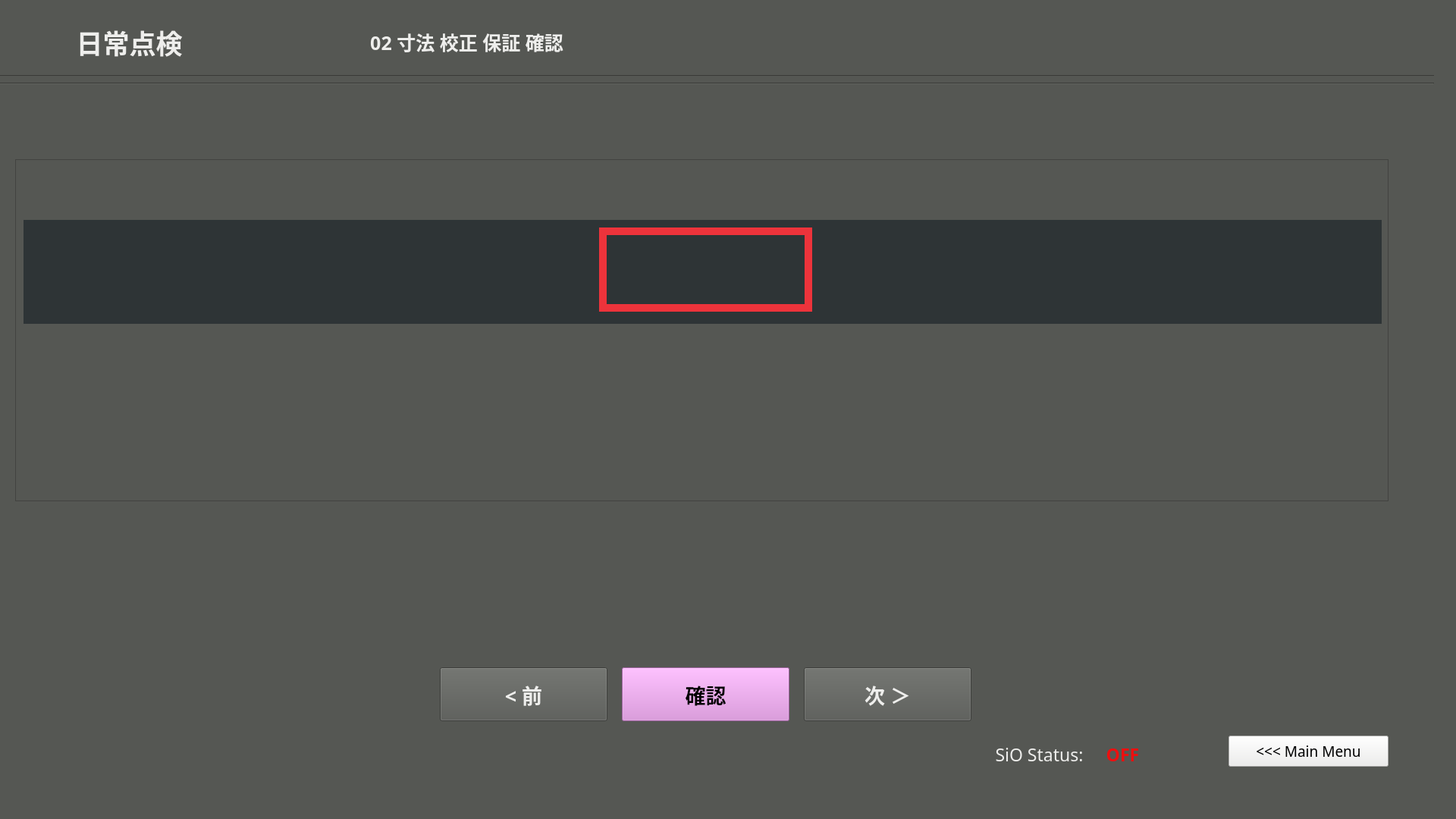
<?xml version="1.0" encoding="UTF-8"?>
<ui version="4.0">
 <class>dailytenken1_clippitch</class>
 <widget class="QMainWindow" name="dailytenken1_clippitch">
  <property name="enabled">
   <bool>true</bool>
  </property>
  <property name="geometry">
   <rect>
    <x>0</x>
    <y>0</y>
    <width>1920</width>
    <height>1080</height>
   </rect>
  </property>
  <property name="windowTitle">
   <string>MainWindow</string>
  </property>
  <property name="styleSheet">
   <string notr="true">background-color: rgb(85, 87, 83);</string>
  </property>
  <widget class="QWidget" name="dailytenken1_clippitch_widget">
   <property name="enabled">
    <bool>true</bool>
   </property>
   <widget class="Line" name="line_1">
    <property name="geometry">
     <rect>
      <x>-10</x>
      <y>90</y>
      <width>1901</width>
      <height>20</height>
     </rect>
    </property>
    <property name="orientation">
     <enum>Qt::Horizontal</enum>
    </property>
   </widget>
   <widget class="Line" name="line_2">
    <property name="geometry">
     <rect>
      <x>-10</x>
      <y>100</y>
      <width>1901</width>
      <height>20</height>
     </rect>
    </property>
    <property name="orientation">
     <enum>Qt::Horizontal</enum>
    </property>
   </widget>
   <widget class="QFrame" name="frame">
    <property name="geometry">
     <rect>
      <x>20</x>
      <y>210</y>
      <width>1811</width>
      <height>451</height>
     </rect>
    </property>
    <property name="frameShape">
     <enum>QFrame::StyledPanel</enum>
    </property>
    <property name="frameShadow">
     <enum>QFrame::Raised</enum>
    </property>
    <widget class="QLabel" name="framePart">
     <property name="geometry">
      <rect>
       <x>11</x>
       <y>80</y>
       <width>1791</width>
       <height>137</height>
      </rect>
     </property>
     <property name="styleSheet">
      <string notr="true">background-color: rgb(46, 52, 54);</string>
     </property>
     <property name="text">
      <string/>
     </property>
     <property name="alignment">
      <set>Qt::AlignCenter</set>
     </property>
    </widget>
    <widget class="QPushButton" name="quitbutton">
     <property name="geometry">
      <rect>
       <x>1560</x>
       <y>530</y>
       <width>211</width>
       <height>41</height>
      </rect>
     </property>
     <property name="font">
      <font>
       <family>Ubuntu Mono</family>
       <pointsize>14</pointsize>
      </font>
     </property>
     <property name="styleSheet">
      <string notr="true">background-color: rgb(238, 238, 236);</string>
     </property>
     <property name="text">
      <string>Quit</string>
     </property>
    </widget>
    <widget class="QLabel" name="label_9">
     <property name="geometry">
      <rect>
       <x>770</x>
       <y>90</y>
       <width>281</width>
       <height>10</height>
      </rect>
     </property>
     <property name="styleSheet">
      <string notr="true">background-color: rgb(237, 51, 59);</string>
     </property>
     <property name="text">
      <string/>
     </property>
    </widget>
    <widget class="QLabel" name="label_8">
     <property name="geometry">
      <rect>
       <x>770</x>
       <y>90</y>
       <width>10</width>
       <height>111</height>
      </rect>
     </property>
     <property name="styleSheet">
      <string notr="true">background-color: rgb(237, 51, 59);</string>
     </property>
     <property name="text">
      <string/>
     </property>
    </widget>
    <widget class="QLabel" name="label_6">
     <property name="geometry">
      <rect>
       <x>1041</x>
       <y>90</y>
       <width>10</width>
       <height>111</height>
      </rect>
     </property>
     <property name="styleSheet">
      <string notr="true">background-color: rgb(237, 51, 59);</string>
     </property>
     <property name="text">
      <string/>
     </property>
    </widget>
    <widget class="QLabel" name="label_7">
     <property name="geometry">
      <rect>
       <x>770</x>
       <y>191</y>
       <width>281</width>
       <height>10</height>
      </rect>
     </property>
     <property name="styleSheet">
      <string notr="true">background-color: rgb(237, 51, 59);</string>
     </property>
     <property name="text">
      <string/>
     </property>
    </widget>
    <zorder>quitbutton</zorder>
    <zorder>framePart</zorder>
    <zorder>label_9</zorder>
    <zorder>label_8</zorder>
    <zorder>label_6</zorder>
    <zorder>label_7</zorder>
   </widget>
   <widget class="QPushButton" name="mainmenubutton">
    <property name="geometry">
     <rect>
      <x>1620</x>
      <y>970</y>
      <width>211</width>
      <height>41</height>
     </rect>
    </property>
    <property name="font">
     <font>
      <family>Ubuntu Mono</family>
      <pointsize>14</pointsize>
     </font>
    </property>
    <property name="styleSheet">
     <string notr="true">background-color: rgb(238, 238, 236);</string>
    </property>
    <property name="text">
     <string>&lt;&lt;&lt; Main Menu</string>
    </property>
   </widget>
   <widget class="QLabel" name="partlabel_2">
    <property name="geometry">
     <rect>
      <x>10</x>
      <y>20</y>
      <width>321</width>
      <height>71</height>
     </rect>
    </property>
    <property name="font">
     <font>
      <family>Ubuntu Mono</family>
      <pointsize>26</pointsize>
      <weight>75</weight>
      <bold>true</bold>
     </font>
    </property>
    <property name="styleSheet">
     <string notr="true">color: rgb(238, 238, 236);</string>
    </property>
    <property name="text">
     <string>日常点検</string>
    </property>
    <property name="alignment">
     <set>Qt::AlignCenter</set>
    </property>
   </widget>
   <widget class="QPushButton" name="nextButton">
    <property name="geometry">
     <rect>
      <x>1060</x>
      <y>880</y>
      <width>221</width>
      <height>71</height>
     </rect>
    </property>
    <property name="font">
     <font>
      <family>Ubuntu Mono</family>
      <pointsize>20</pointsize>
      <weight>75</weight>
      <italic>false</italic>
      <bold>true</bold>
      <stylestrategy>PreferAntialias</stylestrategy>
     </font>
    </property>
    <property name="autoFillBackground">
     <bool>false</bool>
    </property>
    <property name="styleSheet">
     <string notr="true">color: rgb(238, 238, 236);</string>
    </property>
    <property name="text">
     <string>次 ＞</string>
    </property>
    <property name="checkable">
     <bool>false</bool>
    </property>
   </widget>
   <widget class="QLabel" name="status_sio">
    <property name="geometry">
     <rect>
      <x>1450</x>
      <y>970</y>
      <width>61</width>
      <height>41</height>
     </rect>
    </property>
    <property name="font">
     <font>
      <family>Ubuntu Mono</family>
      <pointsize>17</pointsize>
      <weight>75</weight>
      <bold>true</bold>
      <underline>false</underline>
     </font>
    </property>
    <property name="styleSheet">
     <string notr="true">color: rgb(238, 15, 15);</string>
    </property>
    <property name="text">
     <string>OFF</string>
    </property>
    <property name="alignment">
     <set>Qt::AlignBottom|Qt::AlignHCenter</set>
    </property>
   </widget>
   <widget class="QLabel" name="label_5">
    <property name="geometry">
     <rect>
      <x>1300</x>
      <y>970</y>
      <width>141</width>
      <height>41</height>
     </rect>
    </property>
    <property name="font">
     <font>
      <family>Ubuntu Mono</family>
      <pointsize>17</pointsize>
      <weight>50</weight>
      <bold>false</bold>
      <underline>false</underline>
     </font>
    </property>
    <property name="styleSheet">
     <string notr="true">color: rgb(238, 238, 236);</string>
    </property>
    <property name="text">
     <string>SiO Status:</string>
    </property>
    <property name="alignment">
     <set>Qt::AlignBottom|Qt::AlignHCenter</set>
    </property>
   </widget>
   <widget class="QLabel" name="partlabel_3">
    <property name="geometry">
     <rect>
      <x>370</x>
      <y>20</y>
      <width>491</width>
      <height>71</height>
     </rect>
    </property>
    <property name="font">
     <font>
      <family>Ubuntu Mono</family>
      <pointsize>19</pointsize>
      <weight>75</weight>
      <bold>true</bold>
     </font>
    </property>
    <property name="styleSheet">
     <string notr="true">color: rgb(238, 238, 236);</string>
    </property>
    <property name="text">
     <string>02 寸法 校正 保証 確認</string>
    </property>
    <property name="alignment">
     <set>Qt::AlignCenter</set>
    </property>
   </widget>
   <widget class="QPushButton" name="InspectButton">
    <property name="geometry">
     <rect>
      <x>820</x>
      <y>880</y>
      <width>221</width>
      <height>71</height>
     </rect>
    </property>
    <property name="font">
     <font>
      <family>Ubuntu Mono</family>
      <pointsize>20</pointsize>
      <weight>75</weight>
      <italic>false</italic>
      <bold>true</bold>
      <stylestrategy>PreferAntialias</stylestrategy>
     </font>
    </property>
    <property name="autoFillBackground">
     <bool>false</bool>
    </property>
    <property name="styleSheet">
     <string notr="true">background-color: rgb(220, 138, 221);</string>
    </property>
    <property name="text">
     <string>確認</string>
    </property>
    <property name="checkable">
     <bool>false</bool>
    </property>
   </widget>
   <widget class="QPushButton" name="prevButton">
    <property name="geometry">
     <rect>
      <x>580</x>
      <y>880</y>
      <width>221</width>
      <height>71</height>
     </rect>
    </property>
    <property name="font">
     <font>
      <family>Ubuntu Mono</family>
      <pointsize>20</pointsize>
      <weight>75</weight>
      <italic>false</italic>
      <bold>true</bold>
      <stylestrategy>PreferAntialias</stylestrategy>
     </font>
    </property>
    <property name="autoFillBackground">
     <bool>false</bool>
    </property>
    <property name="styleSheet">
     <string notr="true">color: rgb(238, 238, 236);</string>
    </property>
    <property name="text">
     <string>&lt; 前</string>
    </property>
    <property name="checkable">
     <bool>false</bool>
    </property>
   </widget>
  </widget>
  <widget class="QMenuBar" name="menubar">
   <property name="geometry">
    <rect>
     <x>0</x>
     <y>0</y>
     <width>1920</width>
     <height>21</height>
    </rect>
   </property>
  </widget>
  <widget class="QStatusBar" name="statusbar"/>
 </widget>
 <resources/>
 <connections/>
</ui>
